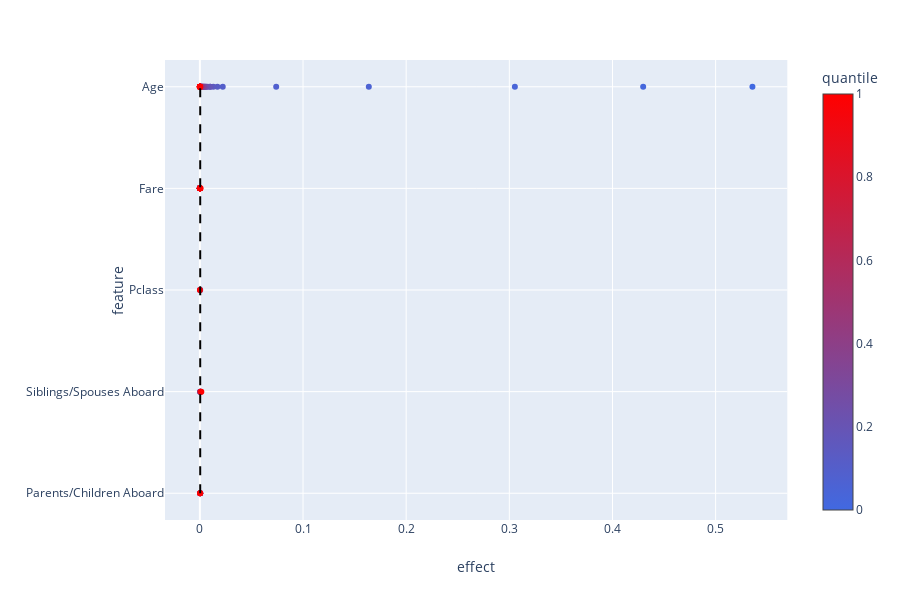

The notebook cell this image was saved under:
### Code cell
acme_local.summary_plot(local=True)

### Figure 1 — Plotly figure (JSON) as saved in the notebook; plotly's stock layout.template omitted (floating-point values rounded to 4 significant figures)
{"data": [{"hoverlabel": {"namelength": 0}, "hovertemplate": "effect=%{x}<br>feature=%{y}<br>quantile=%{marker.color}", "legendgroup": "", "marker": {"color": [0, 0.1667, 0.3333, 0.5, 0.6667, 0.8333, 1, 0, 0.1667, 0.3333, 0.5, 0.6667, 0.8333, 1, 0, 0.5, 1, 0, 0.02041, 0.04082, 0.06122, 0.08163, 0.102, 0.1224, 0.1429, 0.1633, 0.1837, 0.2041, 0.2245, 0.2449, 0.2653, 0.2857, 0.3061, 0.3265, 0.3469, 0.3673, 0.3878, 0.4082, 0.4286, 0.449, 0.4694, 0.4898, 0.5102, 0.5306, 0.551, 0.5714, 0.5918, 0.6122, 0.6327, 0.6531, 0.6735, 0.6939, 0.7143, 0.7347, 0.7551, 0.7755, 0.7959, 0.8163, 0.8367, 0.8571, 0.8776, 0.898, 0.9184, 0.9388, 0.9592, 0.9796, 1, 0, 0.02041, 0.04082, 0.06122, 0.08163, 0.102, 0.1224, 0.1429, 0.1633, 0.1837, 0.2041, 0.2245, 0.2449, 0.2653, 0.2857, 0.3061, 0.3265, 0.3469, 0.3673, 0.3878, 0.4082, 0.4286, 0.449, 0.4694, 0.5102, 0.4898, 0.5306, 0.551, 0.5714, 0.5918, 0.6122, 0.6327, 0.6531, 0.6735, 0.6939, 0.7143, 0.7347, 0.7551, 0.7755, 0.7959, 0.8163, 0.8367, 0.8571, 0.8776, 0.898, 0.9184, 0.9388, 0.9592, 0.9796, 1], "coloraxis": "coloraxis", "symbol": "circle"}, "mode": "markers", "name": "", "showlegend": false, "type": "scatter", "x": [0.0003305, 0.0003185, 0.000307, 0.0002958, 0.0002851, 0.0002748, 0.0002648, 0.0002683, 0.0003305, 0.0004073, 0.0005018, 0.0006183, 0.0007618, 0.001424, 0.0003305, 0.000137, 5.679e-05, 2.977e-05, 3.096e-05, 3.108e-05, 3.111e-05, 3.112e-05, 3.118e-05, 3.121e-05, 3.121e-05, 3.122e-05, 3.123e-05, 3.124e-05, 3.124e-05, 3.124e-05, 3.125e-05, 3.127e-05, 3.127e-05, 3.135e-05, 3.144e-05, 3.156e-05, 3.175e-05, 3.187e-05, 3.214e-05, 3.224e-05, 3.224e-05, 3.245e-05, 3.253e-05, 3.275e-05, 3.285e-05, 3.351e-05, 3.386e-05, 3.442e-05, 3.49e-05, 3.491e-05, 3.496e-05, 3.503e-05, 3.532e-05, 3.578e-05, 3.606e-05, 3.682e-05, 3.797e-05, 4.032e-05, 4.122e-05, 4.221e-05, 4.56e-05, 4.782e-05, 4.924e-05, 5.262e-05, 6.756e-05, 0.0001088, 0.0006888, 0.5357, 0.4298, 0.3054, 0.1638, 0.074, 0.02218, 0.01703, 0.01306, 0.01, 0.01, 0.007658, 0.006022, 0.005859, 0.004481, 0.004481, 0.003426, 0.003426, 0.002619, 0.002001, 0.002001, 0.001529, 0.001529, 0.001168, 0.0008927, 0.0006819, 0.0006819, 0.0005209, 0.0005209, 0.0003979, 0.0003787, 0.0003039, 0.0002321, 0.0001773, 0.0001354, 0.0001034, 7.9e-05, 6.034e-05, 4.609e-05, 3.52e-05, 2.688e-05, 1.568e-05, 1.198e-05, 6.987e-06, 4.076e-06, 3.113e-06, 1.816e-06, 6.179e-07, 2.102e-07, 7.154e-08, 5.594e-10], "xaxis": "x", "y": ["Parents/Children Aboard", "Parents/Children Aboard", "Parents/Children Aboard", "Parents/Children Aboard", "Parents/Children Aboard", "Parents/Children Aboard", "Parents/Children Aboard", "Siblings/Spouses Aboard", "Siblings/Spouses Aboard", "Siblings/Spouses Aboard", "Siblings/Spouses Aboard", "Siblings/Spouses Aboard", "Siblings/Spouses Aboard", "Siblings/Spouses Aboard", "Pclass", "Pclass", "Pclass", "Fare", "Fare", "Fare", "Fare", "Fare", "Fare", "Fare", "Fare", "Fare", "Fare", "Fare", "Fare", "Fare", "Fare", "Fare", "Fare", "Fare", "Fare", "Fare", "Fare", "Fare", "Fare", "Fare", "Fare", "Fare", "Fare", "Fare", "Fare", "Fare", "Fare", "Fare", "Fare", "Fare", "Fare", "Fare", "Fare", "Fare", "Fare", "Fare", "Fare", "Fare", "Fare", "Fare", "Fare", "Fare", "Fare", "Fare", "Fare", "Fare", "Fare", "Age", "Age", "Age", "Age", "Age", "Age", "Age", "Age", "Age", "Age", "Age", "Age", "Age", "Age", "Age", "Age", "Age", "Age", "Age", "Age", "Age", "Age", "Age", "Age", "Age", "Age", "Age", "Age", "Age", "Age", "Age", "Age", "Age", "Age", "Age", "Age", "Age", "Age", "Age", "Age", "Age", "Age", "Age", "Age", "Age", "Age", "Age", "Age", "Age", "Age"], "yaxis": "y"}], "layout": {"coloraxis": {"colorbar": {"title": {"text": "quantile"}}, "colorscale": [[0, "royalblue"], [1, "red"]]}, "height": 600, "legend": {"tracegroupgap": 0}, "margin": {"t": 60}, "shapes": [{"line": {"color": "black", "dash": "dash", "width": 2}, "type": "line", "x0": 0.0003305, "x1": 0.0003305, "y0": "Parents/Children Aboard", "y1": "Age"}], "xaxis": {"anchor": "y", "domain": [0, 0.98], "title": {"text": "effect"}}, "yaxis": {"anchor": "x", "domain": [0, 1], "title": {"text": "feature"}}}}
